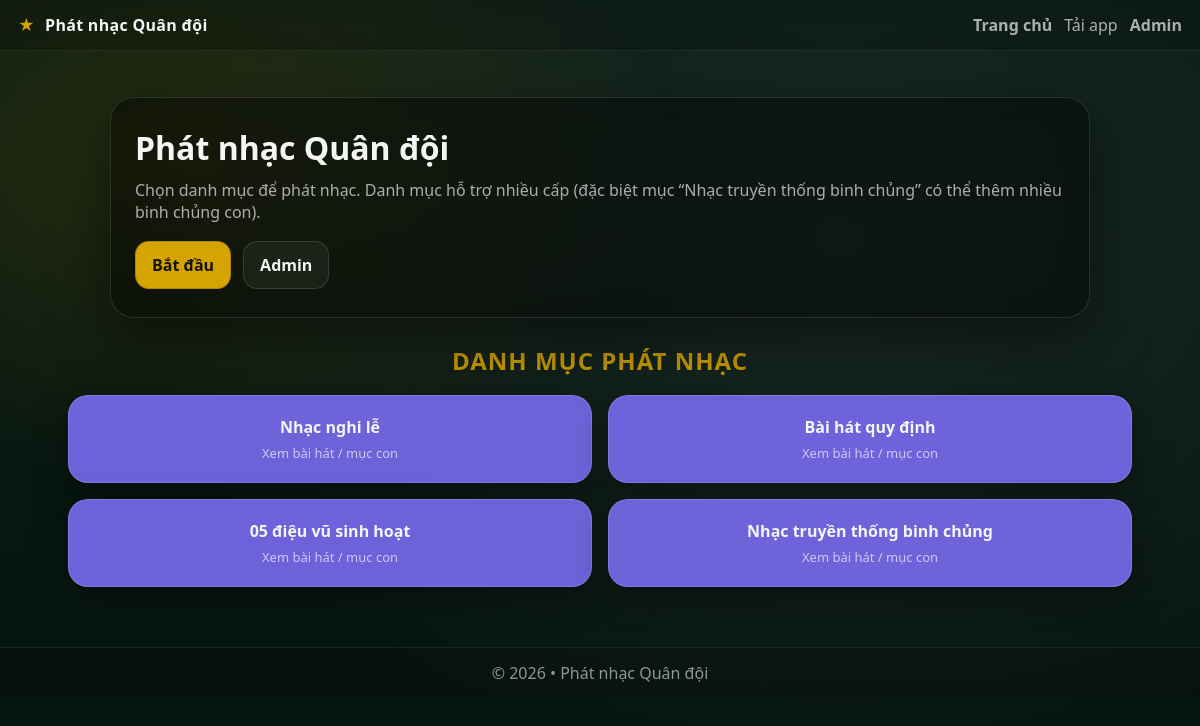
The page / on the database its author committed.
### tables this page shows
CREATE TABLE categories (
            id INTEGER PRIMARY KEY AUTOINCREMENT,
            parent_id INTEGER NULL,
            name TEXT NOT NULL,
            slug TEXT NOT NULL UNIQUE,
            sort INTEGER NOT NULL DEFAULT 0,
            created_at TEXT NOT NULL,
            FOREIGN KEY(parent_id) REFERENCES categories(id) ON DELETE CASCADE
        );

### includes/helpers.php (called while the page is built, shortened)
<?php
function e(string $s): string {
    return htmlspecialchars($s, ENT_QUOTES | ENT_SUBSTITUTE, 'UTF-8');
}

### public/index.php (the view, shortened to what this page needs)
<?php
require_once __DIR__ . '/../includes/helpers.php';
$pdo = db();
$tops = $pdo->query("SELECT * FROM categories WHERE parent_id IS NULL ORDER BY sort ASC, id ASC")->fetchAll();
require_once __DIR__ . '/../includes/layout_header.php';
?>
<main class="container">
  <div class="hero">
    <div class="hero__card">
      <div class="hero__title"><?= e(APP_NAME) ?></div>
      <div class="hero__sub">Chọn danh mục để phát nhạc. Danh mục hỗ trợ nhiều cấp (đặc biệt mục “Nhạc truyền thống binh chủng” có thể thêm nhiều binh chủng con).</div>
      <div class="hero__actions">
        <a class="btn btn--gold" href="#cats">Bắt đầu</a>
        <a class="btn btn--ghost" href="<?= e(BASE_URL) ?>/admin">Admin</a>
      </div>
    </div>
  </div>
  <h2 id="cats" class="section-title">DANH MỤC PHÁT NHẠC</h2>
  <div class="grid grid--cats">
    <?php foreach ($tops as $c): ?>
      <a class="card card--cat" href="<?= e(BASE_URL) ?>/category.php?id=<?= (int)$c['id'] ?>">
        <div class="card__title"><?= e($c['name']) ?></div>
        <div class="card__sub">Xem bài hát / mục con</div>
      </a>
    <?php endforeach; ?>
  </div>
</main>
<?php require_once __DIR__ . '/../includes/layout_footer.php'; ?>

### public/assets/style.css (style rules this page uses)
:root { --bg1: #06140f; --bg2: #081a13; --card: rgba(0, 0, 0, .45); --border: rgba(255, 255, 255, .12); --text: #f3f6f4; --muted: rgba(255, 255, 255, .65); --purple: #7b6df2; --gold: #d6a400; --danger: #e05a5a; --shadow: 0 18px 60px rgba(0, 0, 0, .55); }
* { box-sizing: border-box }
html, body { height: 100% }
body { margin: 0; color: var(--text); font-family: system-ui, -apple-system, Segoe UI, Roboto, Helvetica, Arial, "Apple Color Emoji", "Segoe UI Emoji"; background: radial-gradient(1200px 900px at 70% 30%, rgba(255, 255, 255, .08), transparent 60%), radial-gradient(900px 600px at 15% 20%, rgba(214, 164, 0, .15), transparent 55%), linear-gradient(180deg, var(--bg2), var(--bg1)); }
a { color: inherit; text-decoration: none }
.container { max-width: 1100px; margin: 0 auto; padding: 26px 18px 60px; }
.hero { padding: 20px 0 10px; display: flex; justify-content: center; }
.hero__card { width: min(980px, 100%); background: var(--card); border: 1px solid var(--border); box-shadow: var(--shadow); border-radius: 24px; padding: 28px 24px; backdrop-filter: blur(10px); }
.hero__title { font-size: 32px; font-weight: 900; }
.hero__sub { margin-top: 10px; color: var(--muted) }
.hero__actions { margin-top: 18px; display: flex; gap: 12px; flex-wrap: wrap }
.section-title { text-align: center; font-weight: 900; letter-spacing: 1px; margin: 16px 0 18px; color: rgba(214, 164, 0, .92); }
.grid { display: grid; gap: 16px; }
.grid--cats { grid-template-columns: repeat(2, minmax(0, 1fr)); }
.card { background: rgba(255, 255, 255, .03); border: 1px solid var(--border); border-radius: 20px; padding: 18px 18px; box-shadow: 0 10px 35px rgba(0, 0, 0, .35); transition: transform .08s ease, border-color .08s ease; }
.card__title { font-weight: 900; text-align: center }
.card__sub { margin-top: 6px; text-align: center; color: var(--muted); font-size: 13px }
.card--cat, .card--sub { background: color-mix(in oklab, var(--purple) 90%, rgba(0, 0, 0, .2)); border-color: rgba(255, 255, 255, .15); padding: 20px 18px; }
.btn { display: inline-flex; align-items: center; justify-content: center; padding: 12px 16px; border-radius: 14px; border: 1px solid var(--border); background: rgba(255, 255, 255, .06); color: var(--text); cursor: pointer; gap: 8px; font-weight: 800; }
.btn--gold { background: var(--gold); color: #151207; border-color: rgba(0, 0, 0, .18); }
.btn--ghost { background: rgba(255, 255, 255, .05); }

### rows shown on the page
categories: name "Nhạc nghi lễ"
categories: name "Bài hát quy định"
categories: name "05 điệu vũ sinh hoạt"
categories: name "Nhạc truyền thống binh chủng"

### other values the page prints
APP_NAME "Phát nhạc Quân đội"
